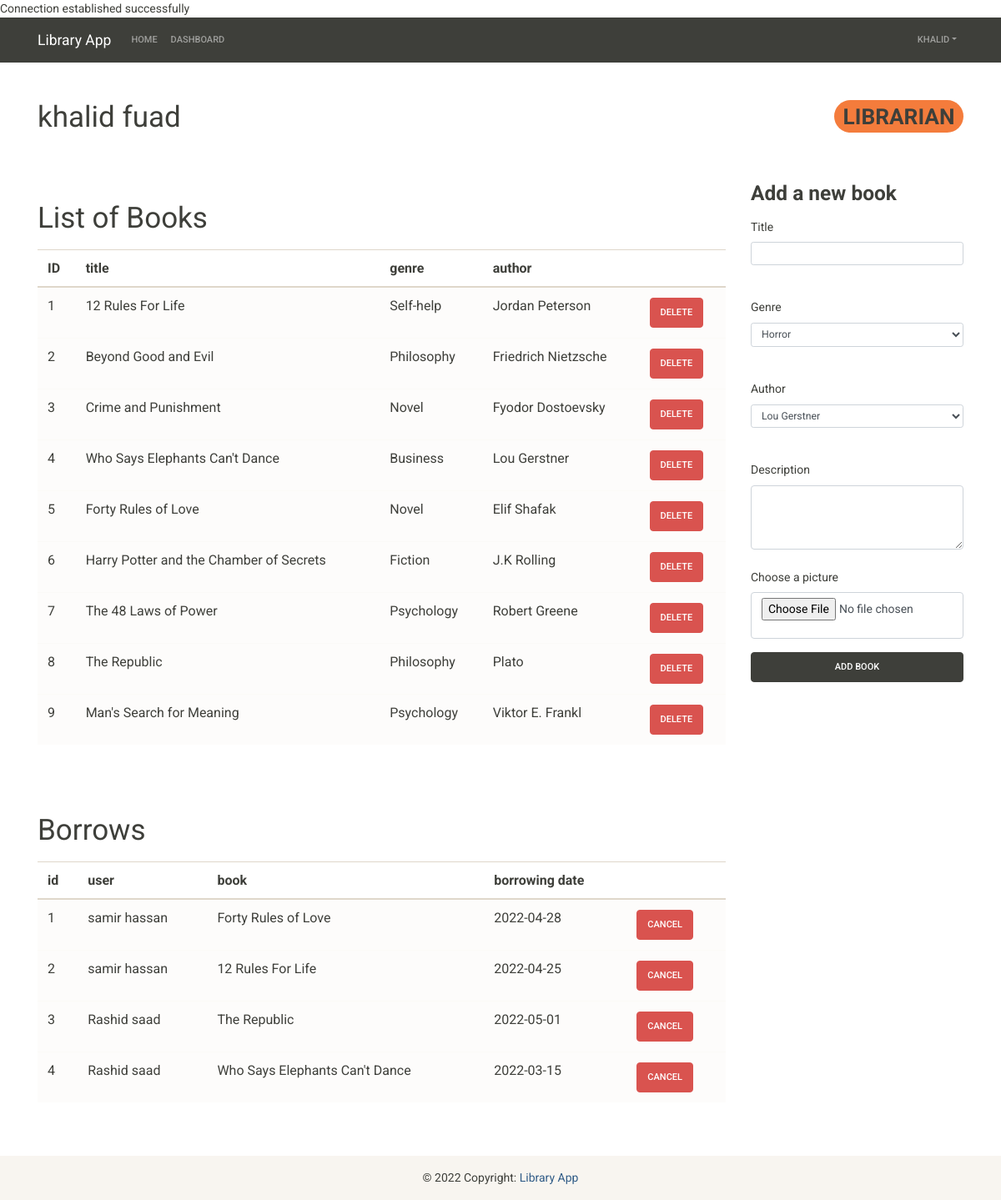
The page /librarian-dashboard.php (signed in) on the database its author committed.
### tables this page shows
CREATE TABLE `book` (
  `id` int(11) NOT NULL,
  `title` varchar(255) NOT NULL,
  `author_id` int(11) NOT NULL,
  `genre_id` int(11) NOT NULL,
  `image_url` varchar(255) NOT NULL,
  `description` varchar(255) DEFAULT NULL
);

CREATE TABLE `genre` (
  `id` int(11) NOT NULL,
  `name` varchar(255) NOT NULL
);

CREATE TABLE `author` (
  `id` int(11) NOT NULL,
  `name` varchar(255) NOT NULL,
  `wiki_page` varchar(255) DEFAULT NULL
);

CREATE TABLE `borrowing` (
  `id` int(11) NOT NULL,
  `user_id` int(11) NOT NULL,
  `book_id` int(11) NOT NULL,
  `date` datetime NOT NULL
);

CREATE TABLE `user` (
  `id` int(11) NOT NULL,
  `role_id` int(11) NOT NULL,
  `status` int(11) NOT NULL,
  `email` varchar(255) NOT NULL,
  `password` varchar(255) NOT NULL,
  `fname` varchar(255) NOT NULL,
  `lname` varchar(255) NOT NULL
);

### librarian-dashboard.php (the view, shortened to what this page needs)
<?php
  require_once "connection.php";
?>
<!DOCTYPE html>
<html lang="en">
<head>
    <link rel="stylesheet" href="https://bootswatch.com/4/sandstone/bootstrap.min.css">
</head>
<body>
<?php include('nav.php') ?>
<div class="container mb-5" style="min-height: 82vh;">
  <br>
  <h1 class="mt-4 d-flex justify-content-between"><?php echo $_SESSION['fname'] . ' ' . $_SESSION['lname'] ?>
    <span class="lm-5 mb-2 lg-sm badge rounded-pill bg-warning">LIBRARIAN</span>
  </h1>
  <br>
  <br>
  <div class="row">
      <div class="col-9">
      <h1 class="mt-4 mb-3">List of Books</h1>
      <form>
        <table id="booksTable" class="table table-hover">
          <thead>
            <tr class="header">
              <th scope="col">ID</th>
              <th scope="col">title</th>
              <th scope="col">genre</th>
              <th scope="col">author</th>
              <th scope="col"> </th>
            </tr>
          </thead>
          <tbody class="items">
          <?php
          $sql_query = "SELECT * FROM book";
          $result = mysqli_query($link, $sql_query);
          if ($result->num_rows > 0) {
            while($row = $result->fetch_assoc()) {
              $author_name_query = "SELECT * FROM author WHERE id='{$row["author_id"]}'";
              $author_name_result = mysqli_query($link, $author_name_query);
              $author_name = mysqli_fetch_array($author_name_result);
              $genre_name_query = "SELECT * FROM genre WHERE id='{$row["genre_id"]}'";
              $genre_name_result = mysqli_query($link, $genre_name_query);
              $genre_name = mysqli_fetch_array($genre_name_result);
              ?>
              <tr class="table-light">
                <td class="row-data">
                <?php echo htmlspecialchars($row["id"]); ?>
                </td>
                <td class="row-data" id="title"><?php echo $row["title"] ?></td>
                <td class="row-data"><?php echo $genre_name["name"] ?></td>
                <td class="row-data"><?php echo $author_name["name"] ?></td>
                <td><button id="deleteBtn" type="button" class="btnDelete btn btn-danger">Delete</button></td>
              </tr>
            <?php } ?>
          <?php } ?>
          </tbody>
        </table>
      </form>
        <br>
        <br>
        <h1 class="mb-3 mt-4">Borrows</h1>
        <table class="table table-hover" id="borrowTable">
          <thead>
            <tr class="header">
              <th scope="col">id</th>
              <th scope="col">user</th>
              <th scope="col">book</th>
              <th scope="col">borrowing date</th>
              <th scope="col"> </th>
            </tr>
          </thead>
          <tbody class="items">
          <?php
            $borrowing_query = "SELECT * FROM borrowing";
            $borrowing_query_result = mysqli_query($link, $borrowing_query);
            if ($borrowing_query_result->num_rows > 0) {
              while($borrowing_result = $borrowing_query_result->fetch_assoc()) {
                $books_query = "SELECT * FROM book WHERE id='{$borrowing_result["book_id"]}'";
                $books_query_result = mysqli_query($link, $books_query);
                $books_result = mysqli_fetch_array($books_query_result);
                $users_query = "SELECT * FROM user WHERE id='{$borrowing_result["user_id"]}'";
                $users_query_result = mysqli_query($link, $users_query);
                $users_result = mysqli_fetch_array($users_query_result);
          ?>
                <tr class="table-light" id="">
                  <td class="title row-data" id="<?php echo $borrowing_result["id"] ?>"><?php echo $borrowing_result["id"] ?></td>
                  <td class="lang row-data"><?php echo $users_result["fname"]. ' ' .$users_result["lname"] ?></td>
                  <td class="subject row-data"><?php echo $books_result["title"] ?></td>
                  <td class="subject row-data"><?php echo date('Y-m-d', strtotime($borrowing_result["date"])) ?></td>
                  <td><button type="button"
                    class="btnCancel btn btn-danger">cancel</button></td>
                </tr>
            <?php } ?>
          <?php } ?>
          </tbody>
        </table>
      </div>
        <div id="addBook" class="col-3">
        <h3 class="font-weight-bold">Add a new book</h3>
        <form action="<?php echo htmlspecialchars($_SERVER["PHP_SELF"] .'?addBook'); ?>" method="POST" enctype="multipart/form-data">
            <div class="form-group">
              <label class="col-form-label" for="title">Title</label>
              <input class="form-control form-control-sm"
                      required
                      name="title"
                      type="text"
                      id="title"
                      >
            </div>
            <div class="form-group">
              <label for="select" class="form-label mt-4">Genre</label>
              <select class="form-select form-control form-control-sm" name="genre">
                <?php
                  $genre_query = "SELECT * FROM genre";
                  $genre_query_result = mysqli_query($link, $genre_query);
                  if ($genre_query_result->num_rows > 0) {
                    while($genre_result = $genre_query_result->fetch_assoc()) {
                ?>
                <option id="<?php echo $genre_result["id"] ?>">
                  <?php echo $genre_result["name"] ?>
                </option>
                <?php } ?>
              <?php } ?>
              </select>
            </div>
            <div class="form-group">
              <label for="select" class="form-label mt-4">Author</label>
              <select class="form-select form-control form-control-sm" name="author">
                <?php
                  $author_query = "SELECT * FROM author";
                  $author_query_result = mysqli_query($link, $author_query);
                  if ($author_query_result->num_rows > 0) {
                    while($author_result = $author_query_result->fetch_assoc()) {
                ?>
                <option id="<?php echo $author_result["id"] ?>">
                  <?php echo $author_result["name"] ?>
                </option>
                <?php } ?>
              <?php } ?>
              </select>
            </div>
            <div class="form-group">
              <label for="exampleTextarea" class="form-label mt-4">Description</label>
              <textarea class="form-control" name="description" rows="3"></textarea>
            </div>
            <div class="form-group">
              <label class="col-form-label" for="pic">Choose a picture</label>
              <input class="form-control form-control"
                      style="min-height: 4em;"
                      name="fileToUpload"
                      id="fileToUpload"
                      required
                      type="file"
                      accept="image/*"
                      >
            </div>
            <button type="submit" id="addBookBtn" name="submit" class="btn btn-dark d-block w-100">Add book</button>
        </form>
      </div>
  </div>
</div>
<?php include('footer.php') ?>
</body>
</html>

### rows shown on the page
book: id "1", title "12 Rules For Life", genre.name "Self-help", author.name "Jordan Peterson"
book: id "2", title "Beyond Good and Evil", genre.name "Philosophy", author.name "Friedrich Nietzsche"
book: id "3", title "Crime and Punishment", genre.name "Novel", author.name "Fyodor Dostoevsky"
book: id "4", title "Who Says Elephants Can't Dance", genre.name "Business", author.name "Lou Gerstner"
book: id "5", title "Forty Rules of Love", genre.name "Novel", author.name "Elif Shafak"
book: id "6", title "Harry Potter and the Chamber of Secrets", genre.name "Fiction", author.name "J.K Rolling"
book: id "7", title "The 48 Laws of Power", genre.name "Psychology", author.name "Robert Greene"
book: id "8", title "The Republic", genre.name "Philosophy", author.name "Plato"
book: id "9", title "Man's Search for Meaning", genre.name "Psychology", author.name "Viktor E. Frankl"
borrowing: id "1", user.fname "samir", user.lname "hassan", book.title "Forty Rules of Love", date "2022-04-28"
borrowing: id "2", user.fname "samir", user.lname "hassan", book.title "12 Rules For Life", date "2022-04-25"
borrowing: id "3", user.fname "Rashid", user.lname "saad", book.title "The Republic", date "2022-05-01"
borrowing: id "4", user.fname "Rashid", user.lname "saad", book.title "Who Says Elephants Can't Dance", date "2022-03-15"

### other values the page prints
$_SESSION['fname'] "KHALID"
$_SESSION['fname'] "khalid"
$_SESSION['lname'] "fuad"
form field genre "Horror"
form field author "Lou Gerstner"
